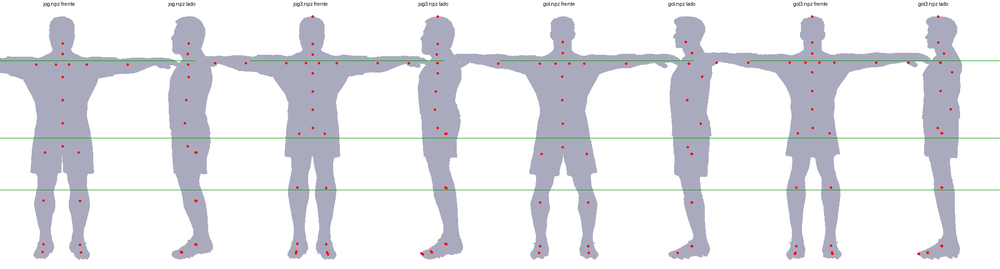
#> input picture tools/blender/proporcoes_antes_depois.png, 1000 x 269 px, shrunk from 2080 x 560 before the run
$ python grid.py proporcoes_antes_depois.png 1.0 1.0 proporcoes_antes_depois.png
#> lines starting #> are read from the running program, lines starting #| are printed output that depends on the picture
import sys
from PIL import Image, ImageDraw
# args: img ortho_scale cz  ; front: horizontal=x (left=-S/2), side: horizontal= y?
p,S,cz,mode=sys.argv[1],float(sys.argv[2]),float(sys.argv[3]),sys.argv[4]
im=Image.open(p).convert('RGB'); W,H=im.size; d=ImageDraw.Draw(im)
#> further down, im is the input picture: PIL image 1000x269 RGB; mean R, G, B 229.4, 229.6, 234.4
#> after `W, H = im.size`: W = 1000; H = 269
def px(u): return (u/S+0.5)*W
def pz(z): return (0.5-(z-cz)/S)*H
k=0
v=-S/2
import math
for i in range(-20,21):
    u=i*0.1
    x=px(u); col=(255,0,0) if i%5==0 else (255,150,150)
    if 0<=x<W: d.line([(x,0),(x,H)],fill=col,width=1); d.text((x+2,2),f"{u:+.1f}",fill=(255,255,0))
for i in range(0,25):
    z=i*0.1; y=pz(z); col=(0,0,255) if i%5==0 else (150,150,255)
    if 0<=y<H: d.line([(0,y),(W,y)],fill=col,width=1); d.text((2,y+2),f"{z:.1f}",fill=(255,255,0))
im.save(p.replace('.png','_g.png'))
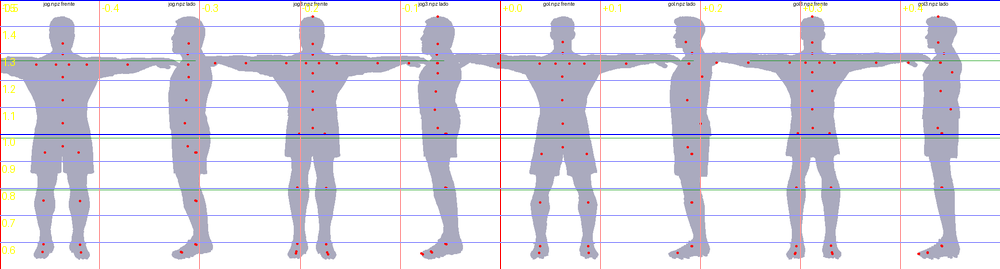
#> saved as proporcoes_antes_depois_g.png: PIL image 1000x269 RGB; mean R, G, B 225.5, 224.5, 233.4
